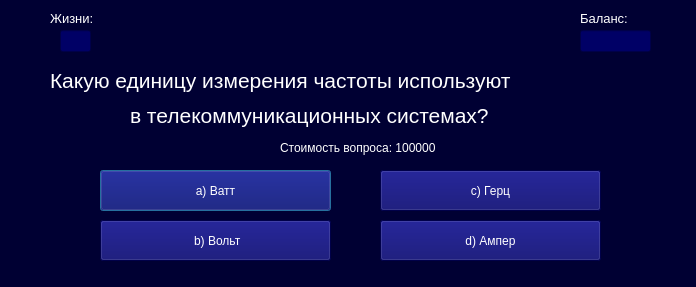
<?xml version="1.0" encoding="UTF-8"?>
<ui version="4.0">
 <class>Dialog</class>
 <widget class="QDialog" name="Dialog">
  <property name="geometry">
   <rect>
    <x>0</x>
    <y>0</y>
    <width>696</width>
    <height>287</height>
   </rect>
  </property>
  <property name="minimumSize">
   <size>
    <width>696</width>
    <height>287</height>
   </size>
  </property>
  <property name="maximumSize">
   <size>
    <width>696</width>
    <height>287</height>
   </size>
  </property>
  <property name="windowTitle">
   <string>Вопрос №9</string>
  </property>
  <property name="styleSheet">
   <string notr="true">background-color: #000033;</string>
  </property>
  <widget class="QLabel" name="label_2">
   <property name="geometry">
    <rect>
     <x>50</x>
     <y>10</y>
     <width>61</width>
     <height>16</height>
    </rect>
   </property>
   <property name="font">
    <font>
     <pointsize>10</pointsize>
    </font>
   </property>
   <property name="styleSheet">
    <string notr="true">color: white</string>
   </property>
   <property name="text">
    <string>Жизни:</string>
   </property>
  </widget>
  <widget class="QLineEdit" name="lineEdit">
   <property name="enabled">
    <bool>false</bool>
   </property>
   <property name="geometry">
    <rect>
     <x>60</x>
     <y>30</y>
     <width>31</width>
     <height>22</height>
    </rect>
   </property>
   <property name="styleSheet">
    <string notr="true">background-color: #000066; color: white</string>
   </property>
   <property name="text">
    <string/>
   </property>
  </widget>
  <widget class="QLabel" name="label_5">
   <property name="geometry">
    <rect>
     <x>580</x>
     <y>10</y>
     <width>71</width>
     <height>16</height>
    </rect>
   </property>
   <property name="font">
    <font>
     <pointsize>10</pointsize>
    </font>
   </property>
   <property name="styleSheet">
    <string notr="true">color: white</string>
   </property>
   <property name="text">
    <string>Баланс:</string>
   </property>
  </widget>
  <widget class="QLineEdit" name="lineEdit_2">
   <property name="enabled">
    <bool>false</bool>
   </property>
   <property name="geometry">
    <rect>
     <x>580</x>
     <y>30</y>
     <width>71</width>
     <height>22</height>
    </rect>
   </property>
   <property name="styleSheet">
    <string notr="true">background-color: #000066; color: white</string>
   </property>
   <property name="text">
    <string/>
   </property>
  </widget>
  <widget class="QLabel" name="label">
   <property name="geometry">
    <rect>
     <x>50</x>
     <y>60</y>
     <width>601</width>
     <height>41</height>
    </rect>
   </property>
   <property name="font">
    <font>
     <pointsize>16</pointsize>
    </font>
   </property>
   <property name="styleSheet">
    <string notr="true">color: white</string>
   </property>
   <property name="text">
    <string>Какую единицу измерения частоты используют</string>
   </property>
  </widget>
  <widget class="QLabel" name="label_3">
   <property name="geometry">
    <rect>
     <x>130</x>
     <y>100</y>
     <width>451</width>
     <height>31</height>
    </rect>
   </property>
   <property name="font">
    <font>
     <pointsize>16</pointsize>
    </font>
   </property>
   <property name="styleSheet">
    <string notr="true">color: white</string>
   </property>
   <property name="text">
    <string>в телекоммуникационных системах? </string>
   </property>
  </widget>
  <widget class="QLabel" name="label_4">
   <property name="geometry">
    <rect>
     <x>280</x>
     <y>140</y>
     <width>171</width>
     <height>16</height>
    </rect>
   </property>
   <property name="styleSheet">
    <string notr="true">color: white</string>
   </property>
   <property name="text">
    <string>Стоимость вопроса: 100000</string>
   </property>
  </widget>
  <widget class="QPushButton" name="pushButton">
   <property name="geometry">
    <rect>
     <x>100</x>
     <y>170</y>
     <width>231</width>
     <height>41</height>
    </rect>
   </property>
   <property name="styleSheet">
    <string notr="true">background-color: #000066; color: white</string>
   </property>
   <property name="text">
    <string>a) Ватт</string>
   </property>
  </widget>
  <widget class="QPushButton" name="pushButton_2">
   <property name="geometry">
    <rect>
     <x>100</x>
     <y>220</y>
     <width>231</width>
     <height>41</height>
    </rect>
   </property>
   <property name="styleSheet">
    <string notr="true">background-color: #000066; color: white</string>
   </property>
   <property name="text">
    <string> b) Вольт</string>
   </property>
  </widget>
  <widget class="QPushButton" name="pushButton_3">
   <property name="geometry">
    <rect>
     <x>380</x>
     <y>170</y>
     <width>221</width>
     <height>41</height>
    </rect>
   </property>
   <property name="styleSheet">
    <string notr="true">background-color: #000066; color: white</string>
   </property>
   <property name="text">
    <string>c) Герц</string>
   </property>
  </widget>
  <widget class="QPushButton" name="pushButton_4">
   <property name="geometry">
    <rect>
     <x>380</x>
     <y>220</y>
     <width>221</width>
     <height>41</height>
    </rect>
   </property>
   <property name="styleSheet">
    <string notr="true">background-color: #000066; color: white</string>
   </property>
   <property name="text">
    <string>d) Ампер</string>
   </property>
  </widget>
 </widget>
 <resources/>
 <connections/>
</ui>
